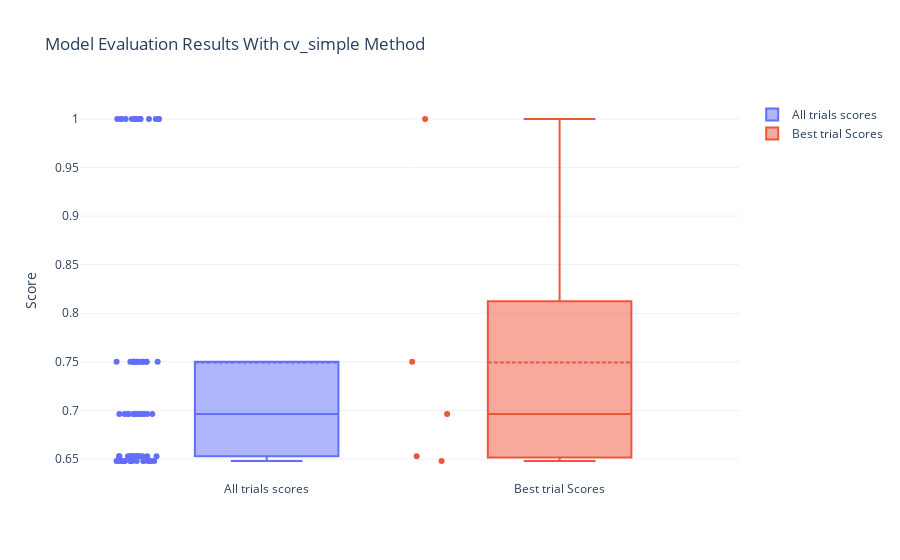

Here is the notebook cell this chart was saved with:
### Code cell
model ,df = mlpipe.bayesian_search(estimator_name='CatBoostClassifier',n_trials=15, missing_values='median')

### Figure 1 — Plotly figure (JSON) as saved in the notebook; plotly's stock layout.template omitted (floating-point values rounded to 4 significant figures)
{"data": [{"boxmean": true, "boxpoints": "all", "jitter": 0.3, "name": "All trials scores", "pointpos": -1.8, "type": "box", "y": [0.6963, 0.6963, 0.6963, 0.6963, 0.6963, 0.6963, 0.6963, 0.6963, 0.6963, 0.6963, 0.6963, 0.6963, 0.6963, 0.6963, 0.6963, 0.6528, 0.6528, 0.6528, 0.6528, 0.6528, 0.6528, 0.6528, 0.6528, 0.6528, 0.6528, 0.6528, 0.6528, 0.6528, 0.6528, 0.6528, 0.648, 0.648, 0.648, 0.648, 0.648, 0.648, 0.648, 0.648, 0.648, 0.648, 0.648, 0.648, 0.648, 0.648, 0.648, 1, 1, 1, 1, 1, 1, 1, 1, 1, 1, 1, 1, 1, 1, 1, 0.75, 0.75, 0.75, 0.75, 0.75, 0.75, 0.75, 0.75, 0.75, 0.75, 0.75, 0.75, 0.75, 0.75, 0.75]}, {"boxmean": true, "boxpoints": "all", "jitter": 0.3, "name": "Best trial Scores", "pointpos": -1.8, "type": "box", "y": [0.6963, 0.6528, 0.648, 1, 0.75]}], "layout": {"title": {"text": "Model Evaluation Results With cv_simple Method"}, "yaxis": {"title": {"text": "Score"}}}}
